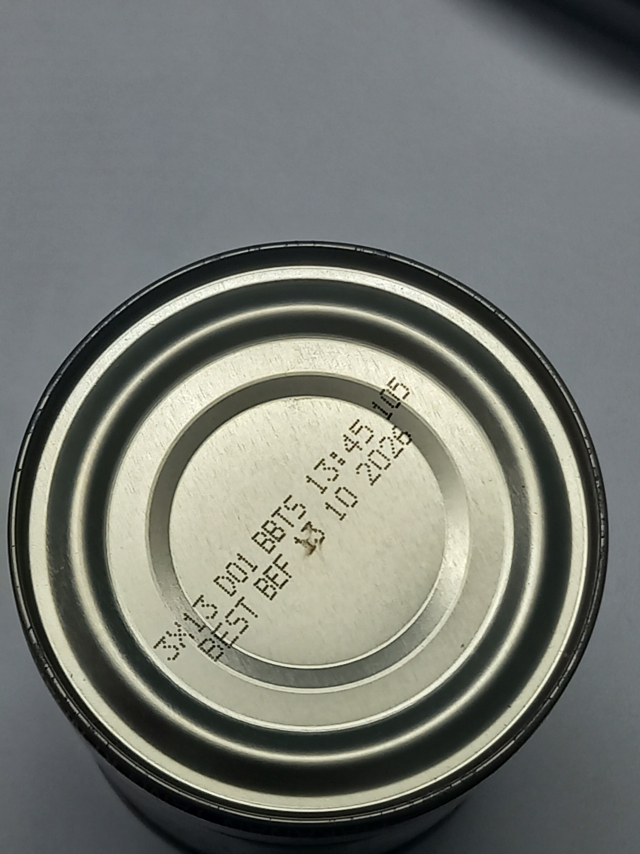
#> input picture images/img2.jpg, 1920 x 2560 px (shown at 1/3 size)
$ python -i 'Text_detection copy.py'   (imports and definitions only)
#> lines starting #> are read from the running program, lines starting #| are printed output that depends on the picture
#> further down, picture is the input picture: shape (2560, 1920, 3); mean B, G, R 115.2, 121.5, 118.5
import cv2
import numpy as np
from scipy.signal import argrelextrema
from math import *

# [51 lines left out: functions GetTheBoundingBox, RotateRadian, RotateDegree, HSV_filter, GetCenter, not called in this run]


class FirstProgress:
	def __init__(self) -> None:
		self.Input_shape = (640,640)
		self.Crop_shape = 500
		self.Process_shape = 300
		self.TextRegions_ = []
		self.h_min = 29
		self.h_max = 56
		self.s_min = 0
		self.s_max = 255
		self.v_min = 90
		self.v_max = 204
	def get_Can_Region(self,oimg,args = None):
		# the standard of this code is size 1500x1500
		img = oimg[150:750,50:650]
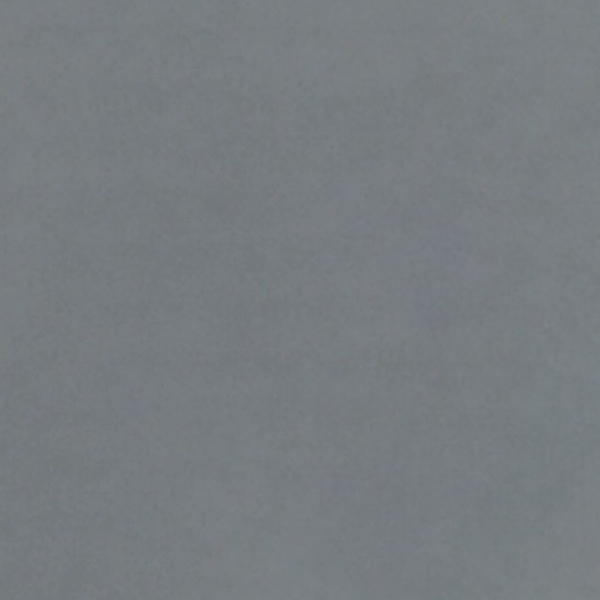
#> img: shape (600, 600, 3); mean B, G, R 128.7, 124.7, 119.4
		# first filter the color of the image, to get the yellow region
		# hsv_filt,new_mask = HSV_filter(img,self.h_min,self.h_max,self.s_min,self.s_max,self.v_min,self.v_max)
		img = cv2.cvtColor(img ,cv2.COLOR_BGR2GRAY)
#> img: shape (600, 600)
		# filter = np.zeros_like(new_mask)
		# bit_wise0 = np.where(new_mask==0,new_mask,255)
		bit_wise0 = img.copy()
		if args is None:
			bit_wise0 = cv2.GaussianBlur(bit_wise0,(7,7),1.5,1.5,0)
			circles = cv2.HoughCircles(bit_wise0,cv2.HOUGH_GRADIENT_ALT,0.6,110,
									param1=349,param2=0.38,minRadius=168,maxRadius=378)
#> circles = None
		else:
			m,n = bit_wise0.shape
			c = int(m/2)
			args['dimension'] = m
			Hough_type = args['type']
			if Hough_type == 0:
				param1 = args['param1']+1
				param2 = args['param2']+1
				minRad = args['minRad']
				maxRad = args['maxRad']
				mindist = args['mindist']
				dp = args['dp']/10
				# bit_wise0 = cv2.GaussianBlur(bit_wise0,(7,7),1.5,1.5,cv2.BORDER_REFLECT)
				circles = cv2.HoughCircles(bit_wise0,cv2.HOUGH_GRADIENT,dp,mindist,
										param1=param1,param2=param2,minRadius=int(minRad),maxRadius=int(maxRad))
			if Hough_type == 1:
				param1 = args['param1']+1
				param2 = args['param2']/100
				minRad = args['minRad']
				maxRad = args['maxRad']
				mindist = args['mindist']
				dp = args['dp']/20
				bit_wise0 = cv2.GaussianBlur(bit_wise0,(7,7),1.5,1.5,0)
				circles = cv2.HoughCircles(bit_wise0,cv2.HOUGH_GRADIENT_ALT,dp,mindist,
										param1=param1,param2=param2,minRadius=int(minRad),maxRadius=int(maxRad))
		imgGray = img.copy()
		Region = None
		try:
			circles = np.uint16(np.around(circles))[0,:]
			Regions = []
			self.R = 180
			for i in circles:
				if i[1] > 180 and i[1]<420: # Ensure the circle is not cropped
					# if (np.sum(cv2.bitwise_and(filter,new_mask)[i[1]-self.R:i[1]+self.R,i[0]-self.R:i[0]+self.R])) > 6000000:
					Crop = img[i[1]-self.R:i[1]+self.R,i[0]-self.R:i[0]+self.R]
					Regions.append(Crop)
					# draw the outer circle
					if args is None:
						cv2.circle(imgGray,(i[0],i[1]),self.R,(255),2)
					else:
						cv2.circle(imgGray,(i[0],i[1]),i[2],(255),2)

					cv2.circle(imgGray,(i[0],i[1]),2,(255),3)
			Region = Regions[0]
			gray = Region.copy()
			# gray = cv2.cvtColor(Region ,cv2.COLOR_BGR2GRAY)
			mask = np.zeros_like(gray)
			cv2.circle(mask, (self.R,self.R), self.R, (1),-1)
			Region = cv2.bitwise_and(gray,gray,mask=mask)
			Region_Blur = cv2.GaussianBlur(Region ,(3,3),2)
			return imgGray,oimg,Region,Region_Blur
		except Exception as e:
			print(e)
			return imgGray,oimg,Region,Region

	# [235 lines left out: functions GetTextRegion, GetDistribution, TextExtracting, not called in this run]

>>> import cv2
>>> picture = cv2.imread('../images/img2.jpg')
>>> result = FirstProgress().get_Can_Region(picture)
